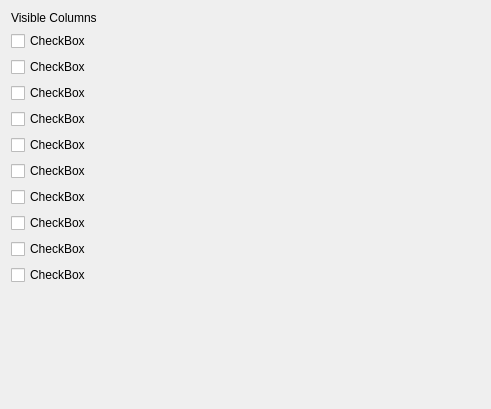
<?xml version="1.0" encoding="UTF-8"?>
<ui version="4.0">
 <class>TreeViewOptions</class>
 <widget class="QWidget" name="TreeViewOptions">
  <property name="geometry">
   <rect>
    <x>0</x>
    <y>0</y>
    <width>491</width>
    <height>409</height>
   </rect>
  </property>
  <property name="windowTitle">
   <string>Form</string>
  </property>
  <layout class="QVBoxLayout" name="verticalLayout">
   <item>
    <widget class="QLabel" name="label">
     <property name="sizePolicy">
      <sizepolicy hsizetype="Preferred" vsizetype="Preferred">
       <horstretch>0</horstretch>
       <verstretch>0</verstretch>
      </sizepolicy>
     </property>
     <property name="text">
      <string>Visible Columns</string>
     </property>
    </widget>
   </item>
   <item>
    <widget class="QCheckBox" name="checkBox_name">
     <property name="text">
      <string>CheckBox</string>
     </property>
    </widget>
   </item>
   <item>
    <widget class="QCheckBox" name="checkBox_nixtype">
     <property name="text">
      <string>CheckBox</string>
     </property>
    </widget>
   </item>
   <item>
    <widget class="QCheckBox" name="checkBox_storagetype">
     <property name="text">
      <string>CheckBox</string>
     </property>
    </widget>
   </item>
   <item>
    <widget class="QCheckBox" name="checkBox_datatype">
     <property name="text">
      <string>CheckBox</string>
     </property>
    </widget>
   </item>
   <item>
    <widget class="QCheckBox" name="checkBox_shape">
     <property name="text">
      <string>CheckBox</string>
     </property>
    </widget>
   </item>
   <item>
    <widget class="QCheckBox" name="checkBox_id">
     <property name="text">
      <string>CheckBox</string>
     </property>
    </widget>
   </item>
   <item>
    <widget class="QCheckBox" name="checkBox_createdat">
     <property name="text">
      <string>CheckBox</string>
     </property>
    </widget>
   </item>
   <item>
    <widget class="QCheckBox" name="checkBox_updatedat">
     <property name="text">
      <string>CheckBox</string>
     </property>
    </widget>
   </item>
   <item>
    <widget class="QCheckBox" name="checkBox_value">
     <property name="text">
      <string>CheckBox</string>
     </property>
    </widget>
   </item>
   <item>
    <widget class="QCheckBox" name="checkBox_uncertainty">
     <property name="text">
      <string>CheckBox</string>
     </property>
    </widget>
   </item>
   <item>
    <spacer name="verticalSpacer">
     <property name="orientation">
      <enum>Qt::Vertical</enum>
     </property>
     <property name="sizeHint" stdset="0">
      <size>
       <width>20</width>
       <height>40</height>
      </size>
     </property>
    </spacer>
   </item>
  </layout>
 </widget>
 <resources/>
 <connections/>
</ui>
